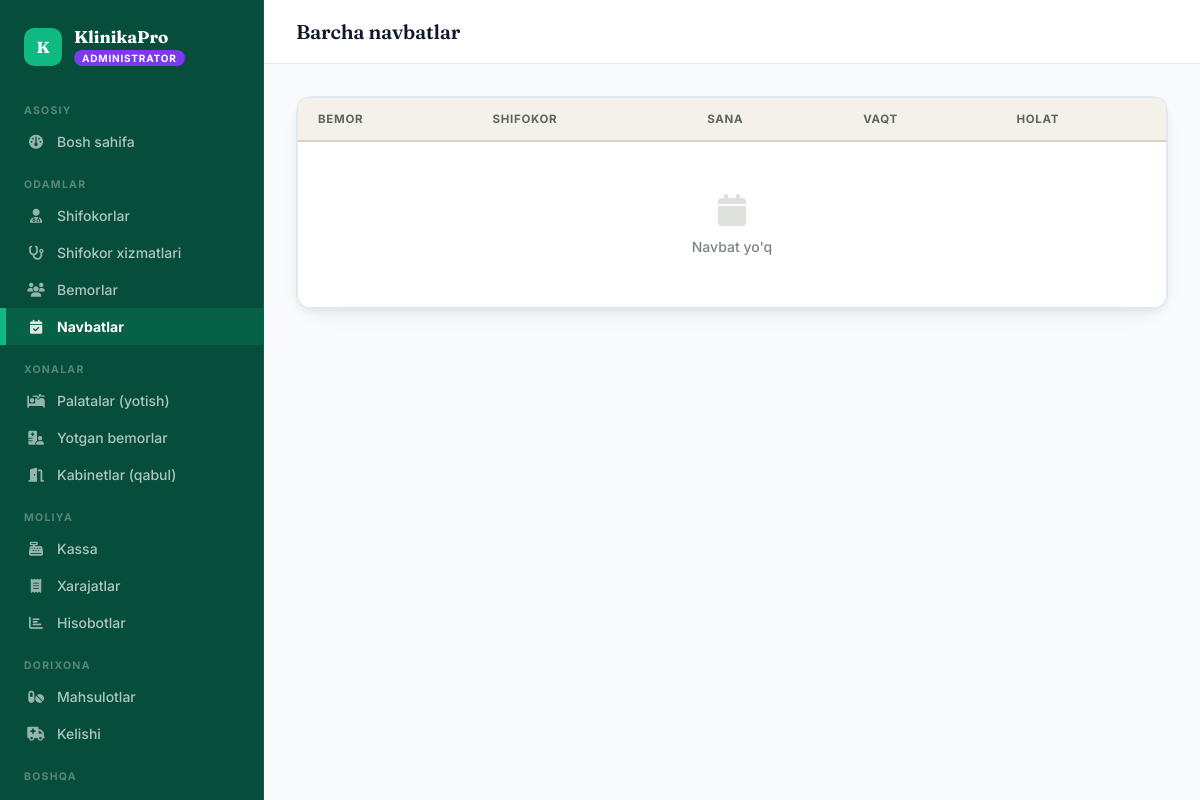
/appointments/admin/list/ (signed in), run on an earlier commit of the app's database.
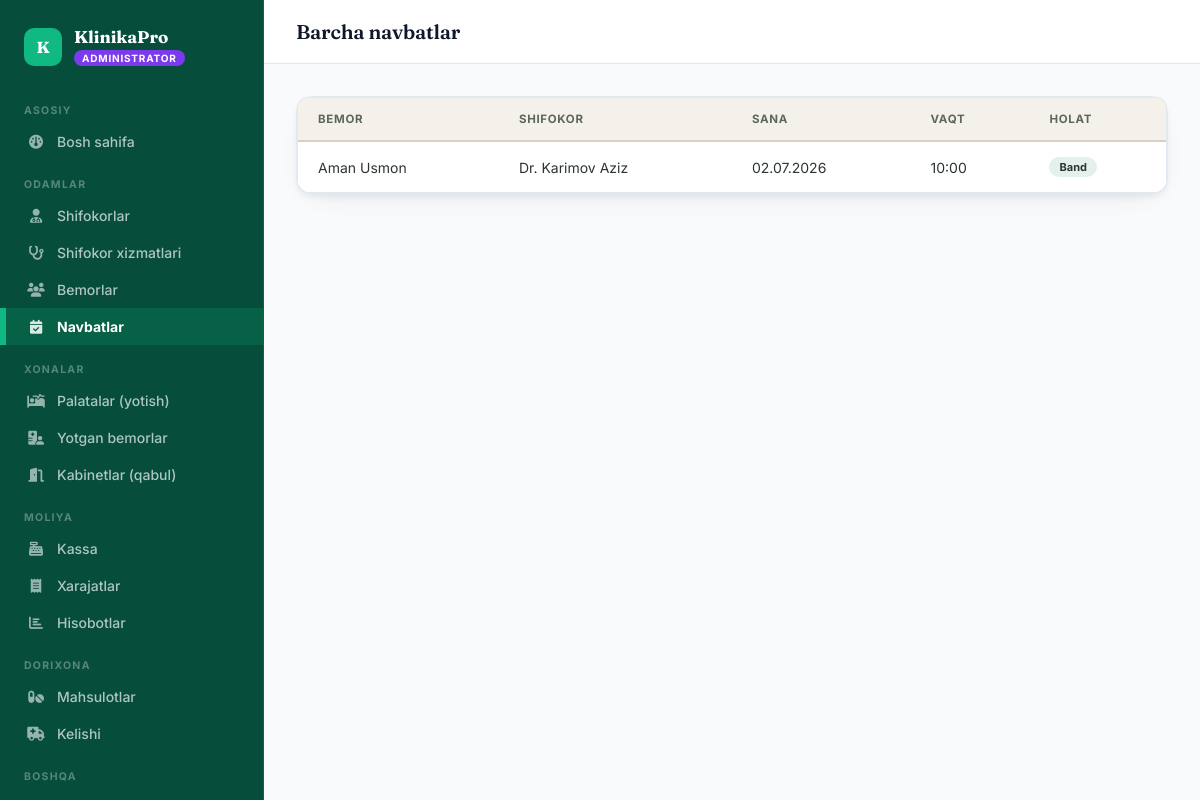
And on a later commit of the database.
### accounts/models.py (models this page shows, shortened)
class User(AbstractUser):
    ROLE_CHOICES = [
        ('admin', 'Administrator'),
        ('doctor', 'Shifokor'),
        ('patient', 'Bemor'),
    ]
    role = models.CharField(max_length=10, choices=ROLE_CHOICES, default='patient')
    phone = models.CharField(max_length=20, blank=True)

### appointments/models.py (models this page shows, shortened)
class Appointment(models.Model):
    STATUS = [
        ('booked', 'Band qilingan'),
        ('completed', 'Yakunlangan'),
        ('cancelled', 'Bekor qilingan'),
    ]
    patient = models.ForeignKey('patients.Patient', on_delete=models.CASCADE, related_name='appointments')
    doctor = models.ForeignKey('doctors.Doctor', on_delete=models.CASCADE, related_name='appointments')
    availability = models.OneToOneField('doctors.DoctorAvailability', on_delete=models.CASCADE, related_name='appointment')
    complaint = models.TextField(blank=True, verbose_name="Shikoyat / sabab")
    status = models.CharField(max_length=20, choices=STATUS, default='booked')
    created_at = models.DateTimeField(auto_now_add=True)
    class Meta:
        verbose_name = "Navbat (qabul)"
        verbose_name_plural = "Navbatlar (qabullar)"
        ordering = ['-created_at']

### patients/models.py (models this page shows, shortened)
class Patient(models.Model):
    GENDER_CHOICES = [('M', 'Erkak'), ('F', 'Ayol')]
    user = models.OneToOneField(settings.AUTH_USER_MODEL, on_delete=models.CASCADE, related_name='patient_profile')
    patient_id = models.CharField(max_length=20, unique=True, default=generate_patient_id, verbose_name="Bemor ID")
    first_name = models.CharField(max_length=100, verbose_name="Ism")
    last_name = models.CharField(max_length=100, verbose_name="Familiya")
    gender = models.CharField(max_length=1, choices=GENDER_CHOICES, verbose_name="Jinsi")
    birth_date = models.DateField(verbose_name="Tug'ilgan sana")
    phone = models.CharField(max_length=20, verbose_name="Telefon")
    address = models.TextField(blank=True, verbose_name="Manzil")
    blood_type = models.CharField(max_length=5, blank=True, verbose_name="Qon guruhi")
    allergies = models.TextField(blank=True, verbose_name="Allergiyalar")
    has_booked = models.BooleanField(default=False, verbose_name="Birinchi navbatni band qilganmi")
    registered_at = models.DateTimeField(auto_now_add=True)
    @property
    def full_name(self):
        return f"{self.last_name} {self.first_name}"
    class Meta:
        verbose_name = "Bemor"
        verbose_name_plural = "Bemorlar"

### doctors/models.py (models this page shows, shortened)
class Doctor(models.Model):
    GENDER_CHOICES = [('M', 'Erkak'), ('F', 'Ayol')]
    user = models.OneToOneField(settings.AUTH_USER_MODEL, on_delete=models.CASCADE, related_name='doctor_profile')
    first_name = models.CharField(max_length=100, verbose_name="1. Ism")
    last_name = models.CharField(max_length=100, verbose_name="2. Familiya")
    phone = models.CharField(max_length=20, verbose_name="3. Telefon")
    gender = models.CharField(max_length=1, choices=GENDER_CHOICES, verbose_name="4. Jinsi")
    specialization = models.ForeignKey(Specialization, on_delete=models.SET_NULL, null=True, verbose_name="5. Mutaxassislik")
    experience_years = models.PositiveIntegerField(default=0, verbose_name="6. Ish tajribasi (yil)")
    consultation_price = models.DecimalField(max_digits=12, decimal_places=0, default=0, verbose_name="7. Konsultatsiya narxi")
    cabinet = models.ForeignKey('rooms.Cabinet', on_delete=models.SET_NULL, null=True, blank=True, related_name='doctors', verbose_name="8. Kabinet (xona)")
    photo = models.ImageField(upload_to='doctors/', blank=True, verbose_name="9. Rasmi")
    bio = models.TextField(blank=True, verbose_name="10. Qisqacha ma'lumot")
    is_active = models.BooleanField(default=True)
    created_at = models.DateTimeField(auto_now_add=True)
    def __str__(self):
        return f"Dr. {self.last_name} {self.first_name}"
    class Meta:
        verbose_name = "Shifokor"
        verbose_name_plural = "Shifokorlar"

class DoctorAvailability(models.Model):
    doctor = models.ForeignKey(Doctor, on_delete=models.CASCADE, related_name='availabilities')
    date = models.DateField(verbose_name="Sana")
    start_time = models.TimeField(verbose_name="Boshlanish vaqti")
    end_time = models.TimeField(verbose_name="Tugash vaqti")
    is_booked = models.BooleanField(default=False, verbose_name="Band qilinganmi")
    class Meta:
        verbose_name = "Bo'sh vaqt"
        verbose_name_plural = "Bo'sh vaqtlar"
        ordering = ['date', 'start_time']
        unique_together = ['doctor', 'date', 'start_time']

### appointments/views.py (the view)
# urls.py: path('admin/list/', views.appointment_list_admin, name='appointment_list_admin'),
@login_required
@role_required('admin')
def appointment_list_admin(request):
    appointments = Appointment.objects.select_related('patient', 'doctor', 'availability').order_by('-created_at')[:100]
    return render(request, 'appointments/admin_list.html', {'appointments': appointments})

### templates/appointments/admin_list.html (shortened to what this page needs)
{% extends "base.html" %}
{% block page_title %}Barcha navbatlar{% endblock %}
{% block content %}
<div class="panel">
  <div class="tbl-wrap">
    <table>
      <thead><tr><th>Bemor</th><th>Shifokor</th><th>Sana</th><th>Vaqt</th><th>Holat</th></tr></thead>
      <tbody>
      {% for a in appointments %}
      <tr>
        <td>{{ a.patient.full_name }}</td>
        <td>{{ a.doctor }}</td>
        <td>{{ a.availability.date|date:"d.m.Y" }}</td>
        <td>{{ a.availability.start_time|time:"H:i" }}</td>
        <td>
          {% if a.status == "booked" %}<span class="tag tag-info">Band</span>
          {% elif a.status == "completed" %}<span class="tag tag-ok">Yakunlandi</span>
          {% else %}<span class="tag tag-muted">Bekor</span>{% endif %}
        </td>
      </tr>
      {% empty %}
      <tr><td colspan="5" class="empty-row"><i class="fa-solid fa-calendar"></i>Navbat yo'q</td></tr>
      {% endfor %}
      </tbody>
    </table>
  </div>
</div>
{% endblock %}

### templates/base.html (shortened to what this page needs)
<!DOCTYPE html>
<html lang="uz">
<head>
<link href="https://cdnjs.cloudflare.com/ajax/libs/font-awesome/6.4.0/css/all.min.css" rel="stylesheet">
</head>
<body>
{% if user.is_authenticated %}
<nav class="sidebar">
  <div class="sb-brand">
    <div class="sb-mark">K</div>
    <div>
      <div class="sb-name">KlinikaPro</div>
      <span class="sb-role-tag {{ user.role }}">{{ user.get_role_display }}</span>
    </div>
  </div>
  {% if user.role == 'admin' %}
  <div class="sb-section">Asosiy</div>
  <a href="{% url 'admin_dashboard' %}" class="sb-link {% if request.resolver_match.url_name == 'admin_dashboard' %}active{% endif %}"><i class="fa-solid fa-gauge"></i> Bosh sahifa</a>
  <div class="sb-section">Odamlar</div>
  <a href="{% url 'doctors' %}" class="sb-link "><i class="fa-solid fa-user-doctor"></i> Shifokorlar</a>
  <a href="{% url 'doctor_services_admin' %}" class="sb-link {% if request.resolver_match.url_name == 'doctor_services_admin' %}active{% endif %}"><i class="fa-solid fa-stethoscope"></i> Shifokor xizmatlari</a>
  <a href="{% url 'patients' %}" class="sb-link {% if request.resolver_match.url_name == 'patients' or request.resolver_match.url_name == 'patient_detail_admin' %}active{% endif %}"><i class="fa-solid fa-users"></i> Bemorlar</a>
  <a href="{% url 'appointment_list_admin' %}" class="sb-link {% if request.resolver_match.url_name == 'appointment_list_admin' %}active{% endif %}"><i class="fa-solid fa-calendar-check"></i> Navbatlar</a>
  <div class="sb-section">Xonalar</div>
  <a href="{% url 'wards' %}" class="sb-link {% if request.resolver_match.url_name == 'wards' %}active{% endif %}"><i class="fa-solid fa-bed-pulse"></i> Palatalar (yotish)</a>
  <a href="{% url 'admissions' %}" class="sb-link {% if request.resolver_match.url_name == 'admissions' %}active{% endif %}"><i class="fa-solid fa-hospital-user"></i> Yotgan bemorlar</a>
  <a href="{% url 'cabinets' %}" class="sb-link {% if request.resolver_match.url_name == 'cabinets' %}active{% endif %}"><i class="fa-solid fa-door-open"></i> Kabinetlar (qabul)</a>
  <div class="sb-section">Moliya</div>
  <a href="{% url 'kassa' %}" class="sb-link {% if request.resolver_match.url_name == 'kassa' %}active{% endif %}"><i class="fa-solid fa-cash-register"></i> Kassa</a>
  <a href="{% url 'expenses' %}" class="sb-link {% if request.resolver_match.url_name == 'expenses' %}active{% endif %}"><i class="fa-solid fa-receipt"></i> Xarajatlar</a>
  <a href="{% url 'reports' %}" class="sb-link {% if request.resolver_match.url_name == 'reports' %}active{% endif %}"><i class="fa-solid fa-chart-bar"></i> Hisobotlar</a>
  <div class="sb-section">Dorixona</div>
  <a href="{% url 'medicines' %}" class="sb-link {% if request.resolver_match.url_name == 'medicines' %}active{% endif %}"><i class="fa-solid fa-pills"></i> Mahsulotlar</a>
  <a href="{% url 'medicine_income' %}" class="sb-link {% if request.resolver_match.url_name == 'medicine_income' %}active{% endif %}"><i class="fa-solid fa-truck-medical"></i> Kelishi</a>
  <div class="sb-section">Boshqa</div>
  <a href="{% url 'operations' %}" class="sb-link {% if request.resolver_match.url_name == 'operations' %}active{% endif %}"> Operatsiyalar</a>
  {% endif %}
</nav>
<div class="main">
  <header class="topbar">
    <div>
      <h1>{% block page_title %}{% endblock %}</h1>
    </div>
  </header>
  <div class="content">
    {% block content %}{% endblock %}
  </div>
</div>
{% else %}
{% block noauth %}{% endblock %}
{% endif %}
</body>
</html>

### templates/base.html (style rules this page uses)
:root { --ink: #0f172a; --ink-soft: #475569; --paper: #f8fafc; --paper-raised: #ffffff; --line: #e2e8f0; --green: #10b981; --green-light: #34d399; --green-dark: #059669; --green-deep: #047857; --accent: #14b8a6; --gold: #d97706; --role-admin: #7c3aed; --role-admin-soft: #ede9fe; --role-doctor: #059669; --role-doctor-soft: #d1fae5; --role-patient: #ea580c; --role-patient-soft: #ffedd5; --radius: 16px; --radius-sm: 10px; --shadow-sm: 0 1px 3px rgba(15, 23, 42, 0.08); --shadow-md: 0 10px 15px -3px rgba(15, 23, 42, 0.1), 0 4px 6px -4px rgba(15, 23, 42, 0.1); --shadow-lg: 0 20px 25px -5px rgba(15, 23, 42, 0.1), 0 8px 10px -6px rgba(15, 23, 42, 0.1); }
* { box-sizing: border-box; margin: 0; padding: 0; }
html { scroll-behavior: smooth; }
body { font-family: 'Inter', sans-serif; background: var(--paper); color: var(--ink); display: flex; min-height: 100vh; font-size: 15px; -webkit-font-smoothing: antialiased; }
h1, h2, h3, .display { font-family: 'Fraunces', serif; font-weight: 600; letter-spacing: -0.01em; color: var(--ink); }
a { color: inherit; text-decoration: none; }
.sidebar { width: 264px; background: #064e3b; position: fixed; top: 0; left: 0; height: 100vh; overflow-y: auto; display: flex; flex-direction: column; border-right: 1px solid rgba(255,255,255,0.08); }
.sb-brand { padding: 28px 24px 20px; display: flex; align-items: center; gap: 12px; }
.sb-mark { width: 38px; height: 38px; background: #10b981; border-radius: 10px; display: flex; align-items: center; justify-content: center; color: white; font-size: 16px; flex-shrink: 0; font-family: 'Fraunces', serif; font-weight: 700; }
.sb-name { color: #fff; font-size: 17px; font-weight: 700; font-family: 'Fraunces', serif; line-height: 1.1; }
.sb-role-tag { display: inline-block; margin-top: 3px; font-size: 10px; font-weight: 700; letter-spacing: 0.08em; text-transform: uppercase; padding: 2px 8px; border-radius: 20px; }
.sb-role-tag.admin { background: var(--role-admin); color: white; }
.sb-section { padding: 18px 24px 6px; color: rgba(255,255,255,0.32); font-size: 10.5px; font-weight: 700; letter-spacing: 0.12em; text-transform: uppercase; }
.sb-link { display: flex; align-items: center; gap: 12px; padding: 10px 24px; color: rgba(255,255,255,0.68); font-size: 14px; font-weight: 500; border-left: 3px solid transparent; transition: all 0.15s; }
.sb-link i { width: 18px; text-align: center; font-size: 14px; opacity: 0.85; }
.sb-link.active { background: rgba(16, 185, 129, 0.18); color: #fff; border-left-color: #10b981; font-weight: 700; box-shadow: inset 3px 0 0 #10b981; }
.main { margin-left: 264px; flex: 1; display: flex; flex-direction: column; min-width: 0; }
.topbar { height: 64px; background: var(--paper-raised); border-bottom: 1px solid var(--line); display: flex; align-items: center; padding: 0 20px 0 32px; position: sticky; top: 0; z-index: 40; }
.topbar h1 { font-size: 20px; font-weight: 600; flex: 1; }
.content { padding: 32px; flex: 1; max-width: 1320px; }
.panel { background: var(--paper-raised); border-radius: var(--radius); border: 1px solid var(--line); box-shadow: 0 10px 30px -15px rgba(22, 36, 31, 0.12), 0 4px 6px -1px rgba(22, 36, 31, 0.06); transition: transform 0.2s ease, box-shadow 0.2s ease; }
.tbl-wrap { overflow-x: auto; border-radius: 10px; border: 1px solid var(--line); }
table { width: 100%; border-collapse: collapse; font-size: 14px; }
thead th { padding: 14px 20px; background: #f4f1ea; font-weight: 700; font-size: 11.5px; text-transform: uppercase; letter-spacing: 0.06em; color: #5c665f; text-align: left; white-space: nowrap; border-bottom: 2px solid #d9d2c4; }
tbody td { padding: 15px 20px; border-bottom: 1px solid #e8e2d6; vertical-align: middle; color: #2c3530; }
tbody tr:last-child td { border-bottom: none; }
.tag { display: inline-flex; align-items: center; gap: 4px; padding: 3px 10px; border-radius: 20px; font-size: 11px; font-weight: 700; }
.tag-info { background: #e4f0ee; color: var(--teal); }

What changed in the data, as far as the page shows it:
added Appointment: patient.full_name "Aman Usmon", doctor "Dr. Karimov Aziz", availability "02.07.2026", availability.start_time "10:00", status "Band"
Also different on the page:
text no longer shown: "Navbat yo'q"
